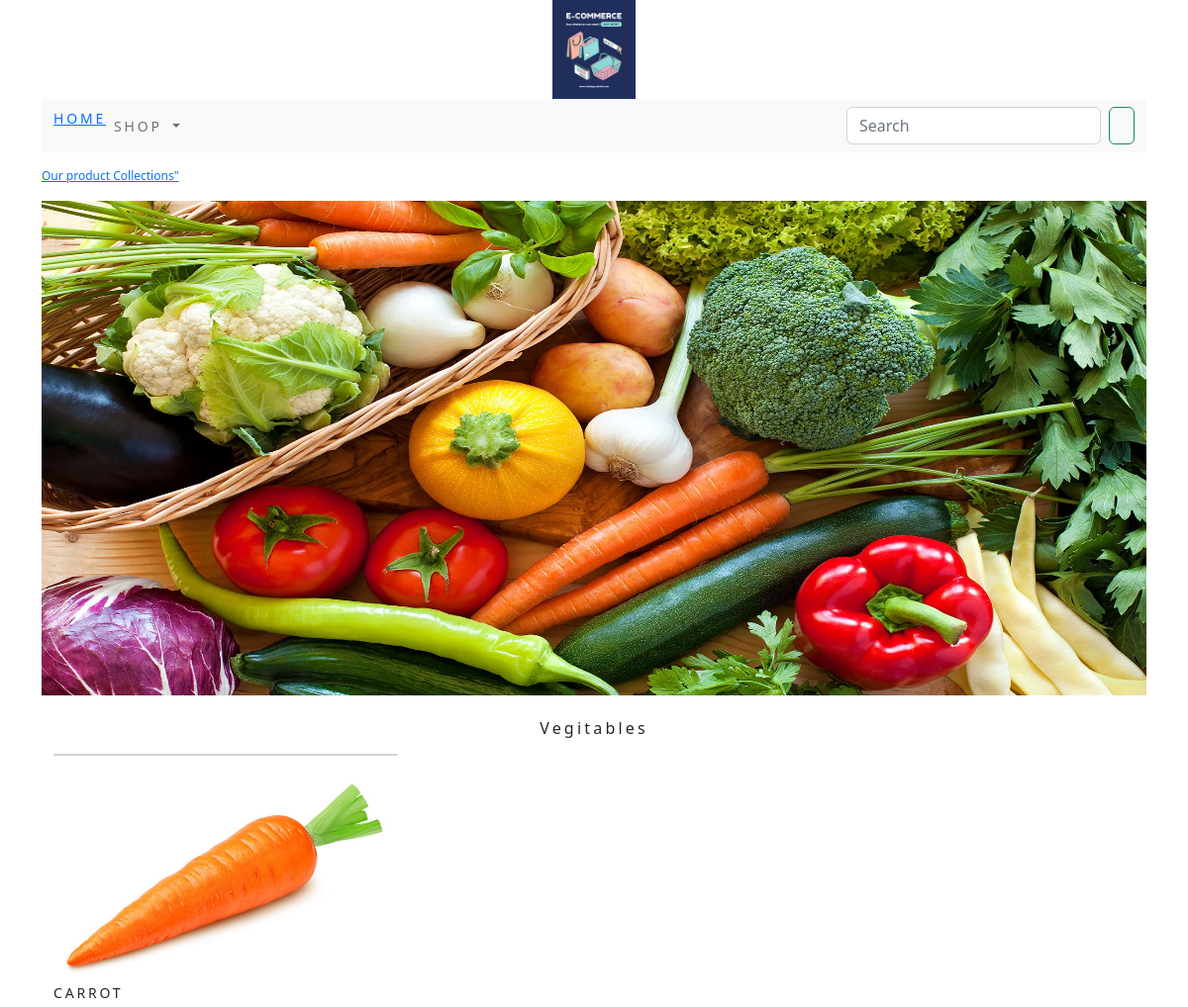
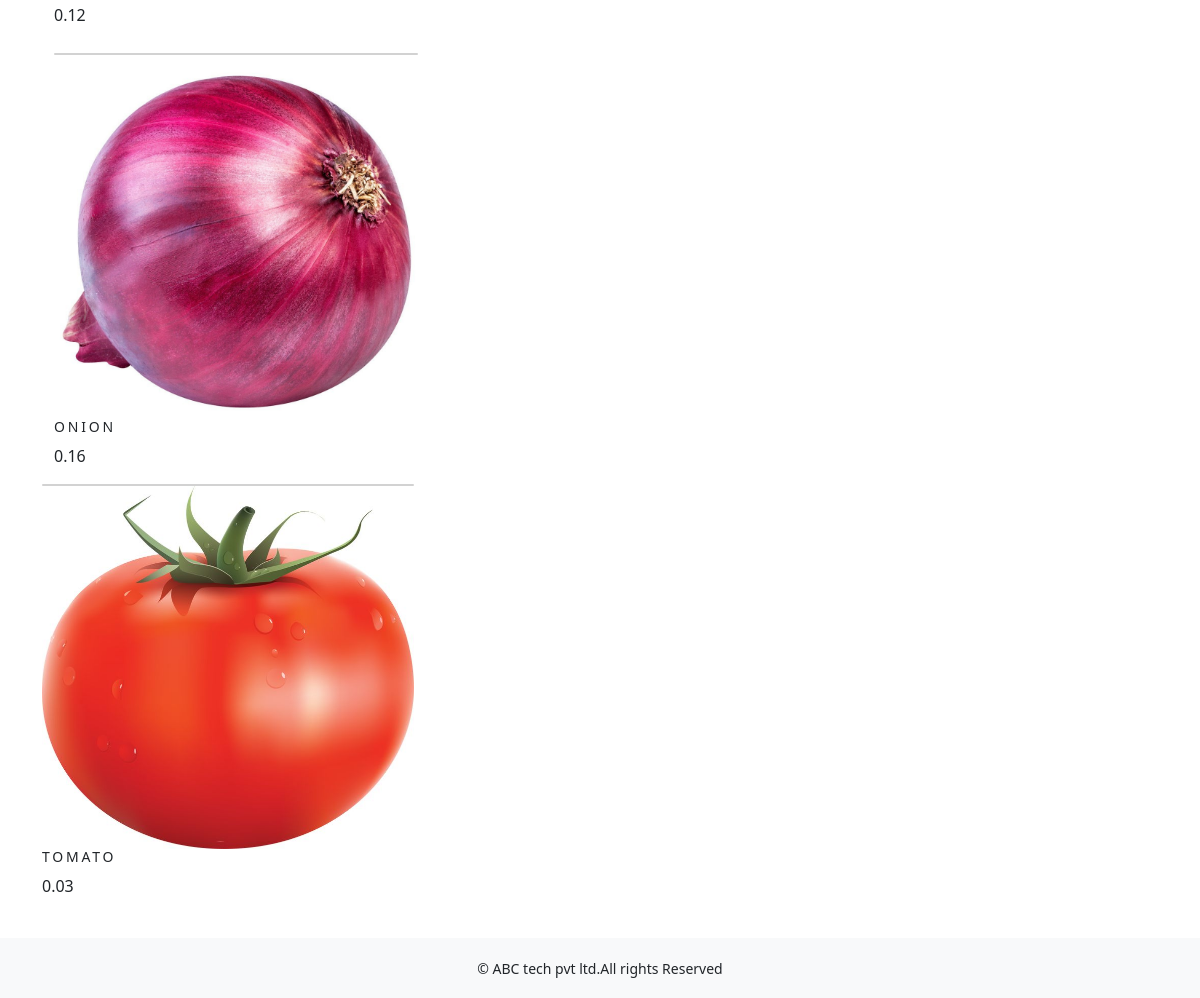
/shop/vegitables/, run on the app's committed database (2 pictures, top to bottom).
### shop/models.py (models this page shows, shortened)
class Category(models.Model):
    name=models.CharField(max_length=250,unique=True)
    slug=models.SlugField(max_length=250,unique=True)
    description=models.TextField(blank=True)
    image=models.ImageField(upload_to='category',blank=True)
    class Meta:
        ordering=('name',)
        verbose_name='category'
        verbose_name_plural='categories'
    def get_url(self):
            return reverse('shop:product_by_category',args=[self.slug])

class product(models.Model):
    name=models.CharField(max_length=250,unique=True)
    slug=models.SlugField(max_length=250,unique=True)
    description=models.TextField(blank=True)
    price=models.DecimalField(max_digits=10,decimal_places=2)
    category=models.ForeignKey(Category,on_delete=models.CASCADE)
    image=models.ImageField(upload_to='product',blank=True)
    stock=models.IntegerField()
    available=models.BooleanField(default=True)
    created=models.DateTimeField(auto_now_add=True)
    updated=models.DateTimeField(auto_now=True)
    def get_url(self):
        return reverse('shop:proDetail',args=[self.category.slug,self.slug])
    class Meta:
        ordering=('name',)
        verbose_name='products'
        verbose_name_plural='products'

### shop/views.py (the view)
# urls.py: path('', views.allProdCat, name='allProdCat'),
def allProdCat(request,c_slug=None):
    c_page=None
    products_list=None
    if c_slug!=None:
        c_page=get_object_or_404(Category,slug=c_slug)
        products_list=product.objects.all().filter(category=c_page,available=True)
    else:
        products_list=product.objects.all().filter(available=True)
    paginator=Paginator(products_list,6)
    try:
        page=int(request.GET.get('page','1'))
    except:
        page=1
    try:
        products=paginator.page(page)
    except(Emptypage,Invalidpage):
        products=paginator.page(paginator.num_pages)
    return render(request,"category.html",{'category':c_page,'products':products})

### cart/context_processors.py (called while the page is built)
def counter(request):
    item_count=0
    if 'admin' in request.path:
        return {}
    else:
        try:
            cart=Cart.objects.filter(cart_id=cart_id(request))
            cart_items=CartItem.objects.all().filter(cart=cart[:1])
            for cart_item in cart_items:
                item_count += cart_item.quantity
        except Cart.DoesNotExist:
           item_count = 0
    return dict(item_count=item_count)

### cart/views.py (called while the page is built)
def cart_id(request):
    cart=request.session.session_key
    if not cart:
        cart=request.session.create()
    return cart

### shop/context_processors.py (called while the page is built)
def menu_links(request):
    links=Category.objects.all()
    return dict(links=links)

### templates/category.html (shortened to what this page needs)
{% extends 'base.html' %}
{% load static %}
{% block content %}
{% if category %}
    <div>
        <div class="row my_row_class">
            <div class="mx_auto">
            <p><a href="{% url 'shop:allProdCat' %}">Our product Collections"</a></p>
        </div>
              </div>
    </div>
    {% endif %}
<div class="mx_auto">
    {% if category %}
        <img class="my_image" src="{{category.image.url}}" alt="{{category.name}}" style="height:500px ">
</div>
    <br>
<div>
    <h1 class="text-center my_title">{{category.name}}</h1>
</div>
     {% endif %}
<div class="container">
    <div class="row mx_auto">
        {% for product in products %}
        <div class="my_bottom_margin col-9 col-sm-12  col-md-4 col-lg-4">
            <div class="card text-center" style="min-width:18rem;">
            </div>
            <a href="{{product.get_url}}"><img class="card-img-top my_image"src="{{product.image.url}}" alt="{{product.name}}"></a>
            <div class="card-body">
               <h4>{{product.name}}</h4>
                <p>{{product.price}}</p>
            </div>
            </div>
        </div>
        {% endfor %}
    <br>
{% endblock %}

### static/css/custom.css (style rules this page uses)
.my_row_class { padding-top :15px; }
.my_row_class .mx_auto { color:#000; font-size:12px; }
.my_image { width:100%; height:auto; }
.my_title { font-size:16px; text_transform:uppercase; letter-spacing:.2em; }
.my_bottom_margin { margin-bottom:10px; }
.card-body h4 { font-size:14px; text-transform:uppercase; letter-spacing:.2em }

### data on the page
Category: image (picture), name "Vegitables"
product: image (picture), name "CARROT", price "0.12"
product: image (picture), name "ONION", price "0.16"
product: image (picture), name "TOMATO", price "0.03"
